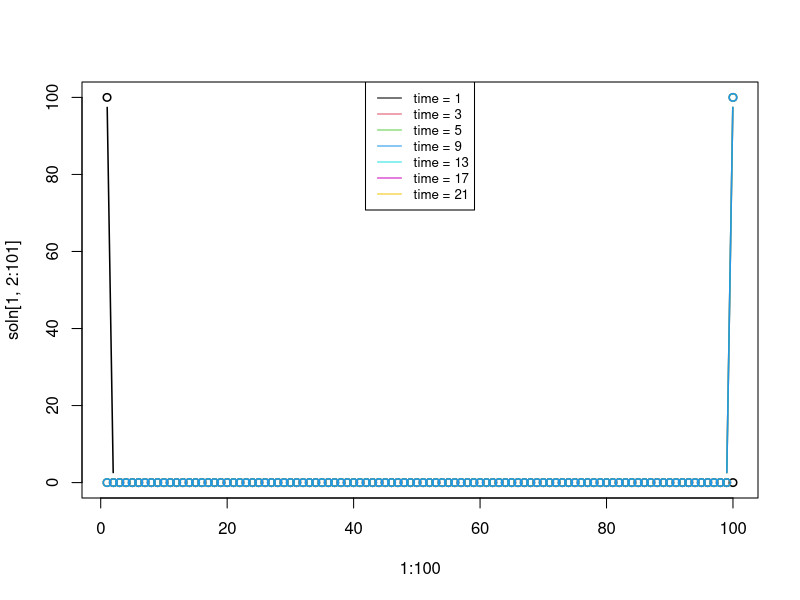

Recreate this plot in R.
## ---- chunk 1
require(deSolve)
library(tidyverse)

#implementing model equations
basic<- function (t, y, parms) {
  with(as.list(c(parms)),{
    y=pmax(y,0)
    
    # vectors for each population
    V=y[1:(n)] 
    
    # make empty vectors of length n for the derivatives
    dV=rep(0,n)

    
    # calculate the derivatives
    dV[1] =  - (n-1)*k*V[1]
    
    for(i in 2:(n-1)){
      dV[i] = +(n-1)*k*V[i-1] - (n-1)*k*V[i]
    }
    
    dV[n] =  (n-1)*k*V[n-1]
    
# output the derivatives
  dy=c(dV)
   return(list(dy))
  })
}

#defining parameters
n=100
k=1

parms = c(n=n, k=k)

#time specification 
time <- seq(0, 100, 10)


#initial conditions
statenames <-c(paste('V',1:100, sep=''))
y <- rep(0, n)
names(y)<-statenames
y[grep('^V1$', statenames)]<-100


#solving the ode
soln <- as.data.frame(ode(y = y, time = time, basic, parms = parms))

## ---- chunk 2
# plotting and testing
legend.names = c()
a = c(1,3,5,9,13,17,21)
for (i in a){
  legend.names = append(legend.names, paste0("time = ", i))
}

plot(1:100, soln[1, 2:101], type = "b", col=1, lwd = 1.5)
lines(1:100, soln[3, 2:101], type = "b", col=2, lwd = 1.5)
lines(1:100, soln[5, 2:101], type = "b", col=3, lwd = 1.5)
lines(1:100, soln[9, 2:101], type = "b", col=4, lwd = 1.5)
lines(1:100, soln[13, 2:101], type = "b", col=5, lwd = 1.5)
lines(1:100, soln[17, 2:101], type = "b", col=6, lwd = 1.5)
lines(1:100, soln[21, 2:101], type = "b", col=7, lwd = 1.5)
legend("top", legend = legend.names,
       col = seq(1,7,1),lty = 1, cex = 0.8)


## ---- chunk 3
library(tidyverse)

soln$Vtot <- rowSums(soln[,2:101])
soln
